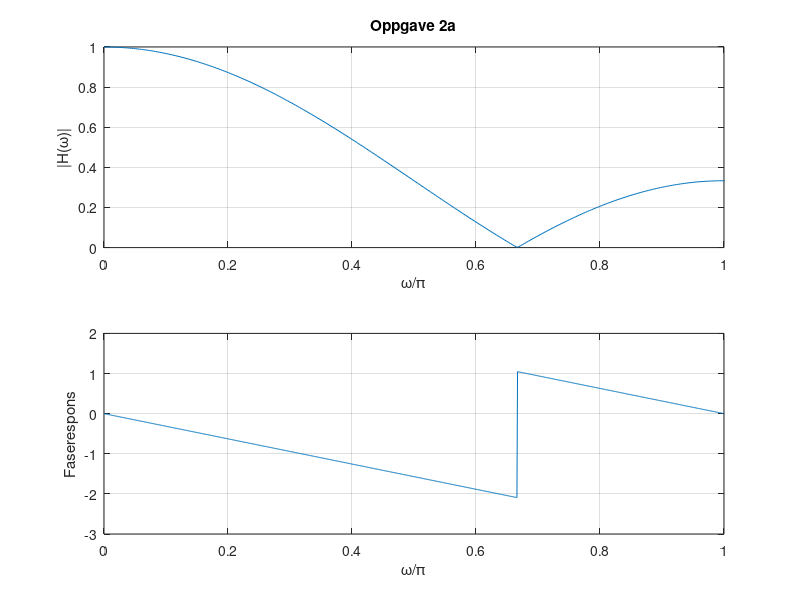

MATLAB code to generate this figure:
f = [0:0.01:5000];
a = ((1/3)*abs(1+2*cos(f)));
subplot(2,1,1)
plot((f/pi),a)
title('Oppgave 2a');
ylabel('|H(\omega)|');
xlabel('\omega/\pi');
axis([0 1 0 1]);
grid on;
hold on %Del opp i to plot

subplot(2,1,2)
[H,W] = freqz([1/3 1/3 1/3],1,1024);
plot(W/pi,angle(H));
ylabel('Faserespons')
xlabel('\omega/\pi')
ylabel('Faserespons');
xlabel('\omega/\pi');
grid on;